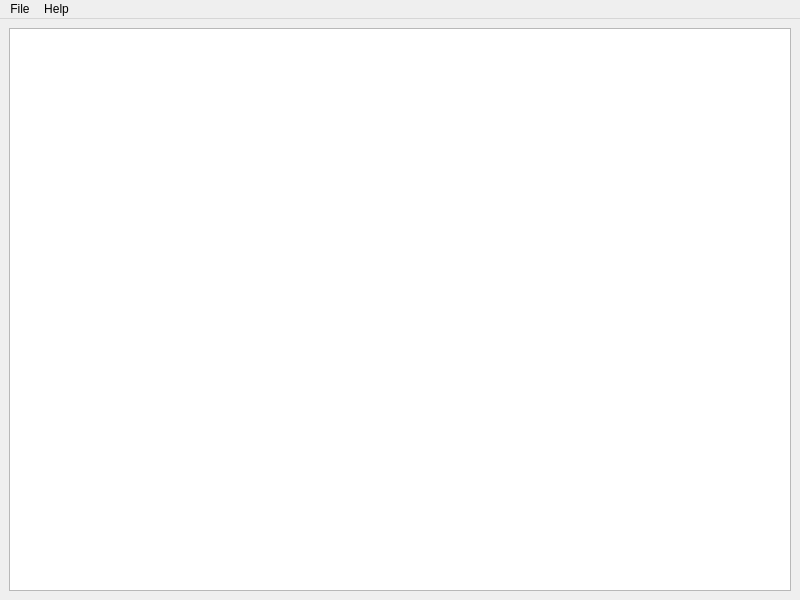
<?xml version="1.0" encoding="UTF-8"?>
<ui version="4.0">
 <class>MainWindow</class>
 <widget class="QMainWindow" name="MainWindow">
  <property name="windowTitle" stdset="0">
   <string>MainWindow</string>
  </property>
  <property name="geometry" stdset="0">
   <rect>
    <x>0</x>
    <y>0</y>
    <width>800</width>
    <height>600</height>
   </rect>
  </property>
  <widget class="QWidget" name="centralwidget">
   <layout class="QVBoxLayout" name="verticalLayout">
    <item>
     <widget class="QTableView" name="tableView">
      <attribute name="horizontalHeaderCascadingSectionResizes" stdset="0">
       <bool>false</bool>
      </attribute>
      <attribute name="horizontalHeaderShowSortIndicator" stdset="0">
       <bool>false</bool>
      </attribute>
      <attribute name="horizontalHeaderStretchLastSection" stdset="0">
       <bool>false</bool>
      </attribute>
      <attribute name="verticalHeaderVisible" stdset="0">
       <bool>false</bool>
      </attribute>
     </widget>
    </item>
   </layout>
  </widget>
  <widget class="QMenuBar" name="menuBar">
   <property name="geometry" stdset="0">
    <rect>
     <x>0</x>
     <y>0</y>
     <width>800</width>
     <height>21</height>
    </rect>
   </property>
   <widget class="QMenu" name="menuFile">
    <property name="title" stdset="0">
     <string>File</string>
    </property>
    <addaction name="actionNew"/>
    <addaction name="actionOpen"/>
    <addaction name="actionOpen_recent"/>
    <addaction name="separator"/>
    <addaction name="actionSave"/>
    <addaction name="actionSave_as"/>
    <addaction name="separator"/>
    <addaction name="actionClose"/>
    <addaction name="separator"/>
    <addaction name="actionQuit"/>
   </widget>
   <widget class="QMenu" name="menuHelp">
    <property name="title" stdset="0">
     <string>Help</string>
    </property>
    <addaction name="actionAbout"/>
   </widget>
   <addaction name="menuFile"/>
   <addaction name="menuHelp"/>
  </widget>
  <action name="actionAbout">
   <property name="text" stdset="0">
    <string>About</string>
   </property>
  </action>
  <action name="actionNew">
   <property name="text" stdset="0">
    <string>New</string>
   </property>
  </action>
  <action name="actionOpen">
   <property name="text" stdset="0">
    <string>Open</string>
   </property>
  </action>
  <action name="actionSave">
   <property name="text" stdset="0">
    <string>Save</string>
   </property>
  </action>
  <action name="actionSave_as">
   <property name="text" stdset="0">
    <string>Save as..</string>
   </property>
  </action>
  <action name="actionClose">
   <property name="text" stdset="0">
    <string>Close</string>
   </property>
  </action>
  <action name="actionQuit">
   <property name="text" stdset="0">
    <string>Quit</string>
   </property>
  </action>
  <action name="actionOpen_recent">
   <property name="text" stdset="0">
    <string>Open recent</string>
   </property>
  </action>
 </widget>
 <resources/>
 <connections>
  <connection>
   <sender>actionQuit</sender>
   <signal>triggered()</signal>
   <receiver>MainWindow</receiver>
   <slot>close()</slot>
   <hints>
    <hint type="sourcelabel">
     <x>-1</x>
     <y>-1</y>
    </hint>
    <hint type="destinationlabel">
     <x>399</x>
     <y>299</y>
    </hint>
   </hints>
  </connection>
 </connections>
</ui>
